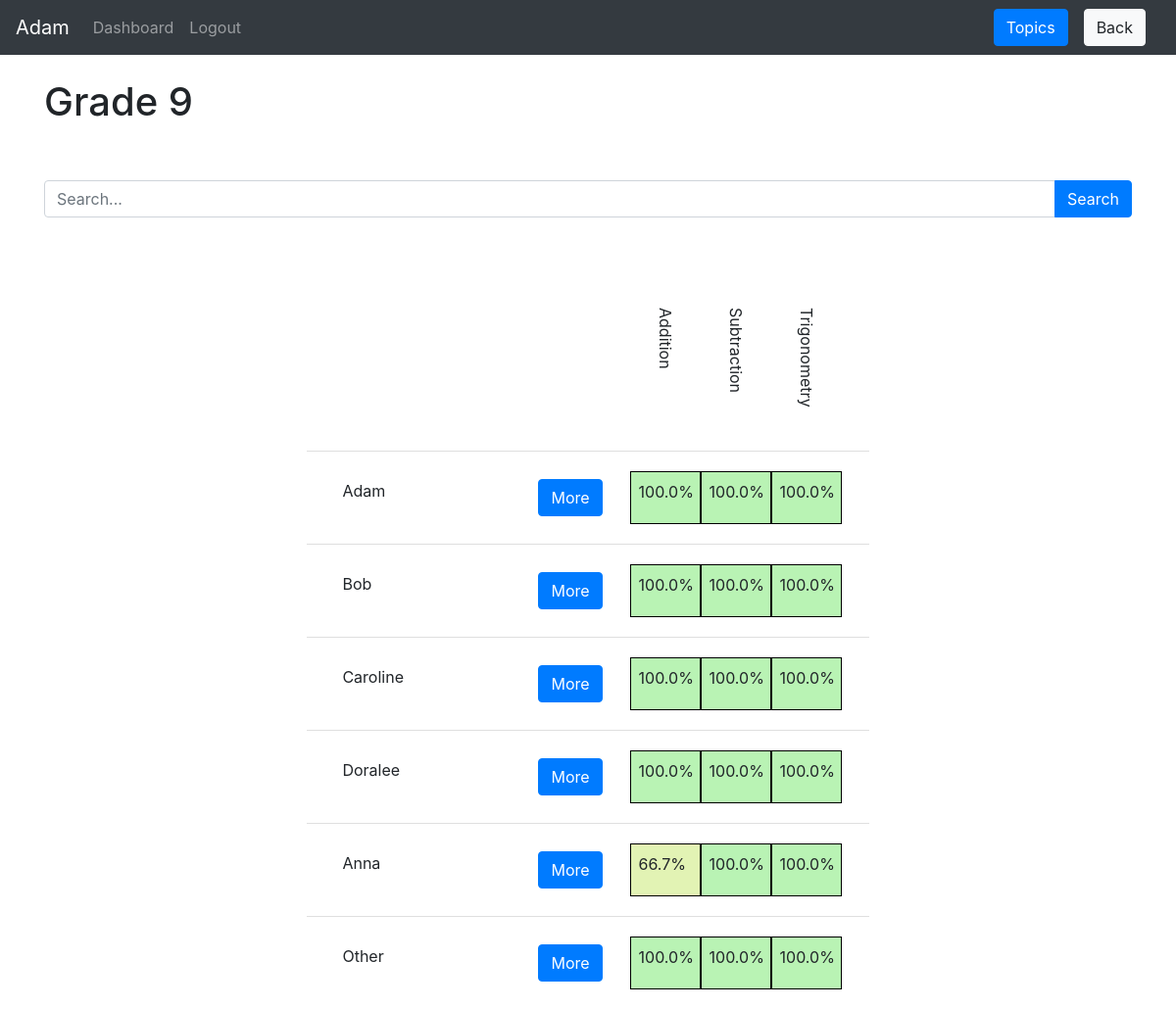
Page /teacher/group-detail/1 (signed in) on the committed database.
### website/models.py (models this page shows)
class User(db.Model, UserMixin):                                                        # type: ignore
    id = db.Column(db.Integer, primary_key=True)
    email = db.Column(db.String(150), unique=True)
    password = db.Column(db.String(150))
    first_name = db.Column(db.String(150))
    teacher_id = db.relationship('Teacher', uselist=False, backref="user")
    student_id = db.relationship('Student', uselist=False, backref="user")

class Group(db.Model):
    id = db.Column(db.Integer, primary_key=True)
    name = db.Column(db.String(150))
    teacher_id = db.Column(db.Integer, db.ForeignKey('teacher.id'))
    student_ids = db.relationship('Student')
    topic_ids = db.relationship('Topic')

class Topic(db.Model):
    id = db.Column(db.Integer, primary_key=True)
    name = db.Column(db.String(150))
    active = db.Column(db.Boolean)
    locked = db.Column(db.Boolean)
    instances = db.Column(db.SmallInteger)
    date = db.Column(db.DateTime(timezone=True))
    group_id = db.Column(db.Integer, db.ForeignKey('group.id'))
    variable_ids = db.relationship('Variable')
    problem_ids = db.relationship('Problem')
    data_ids = db.relationship('Data')

class Student(db.Model):                                                        # type: ignore
    id = db.Column(db.Integer, primary_key=True)
    user_id = db.Column(db.Integer, db.ForeignKey('user.id'))
    group_id = db.Column(db.Integer, db.ForeignKey('group.id'))
    data_ids = db.relationship('Data')

class Data(db.Model):
    id = db.Column(db.Integer, primary_key=True)
    correct = db.Column(db.SmallInteger)
    completed = db.Column(db.SmallInteger)
    avg_time = db.Column(db.SmallInteger)
    accuracy = correct*100/completed
    last_done = db.Column(db.DateTime(timezone=True), default=func.now())
    topic_id = db.Column(db.Integer, db.ForeignKey('topic.id'))
    student_id = db.Column(db.Integer, db.ForeignKey('student.id'))

### website/teacher/teacher_views.py (the view)
@views.route('/group-detail/<group_id>', methods=['GET', 'POST'])
@login_required
def group_detail(group_id):
    if request.method == 'POST' and request.form.get('button').split(':')[0] == 'more':# type: ignore
        return redirect(url_for('teacher_views.student_overview', student_id=request.form.get('button').split(':')[1]))# type: ignore
    if request.method == 'POST' and request.form.get('button').split(':')[0] == 'topi':# type: ignore
        return redirect(url_for('teacher_views.topics', group_id=request.form['button'].split(':')[1]))
    else:
        group = Group.query.filter_by(id=group_id).first()
        students = []
        condition = ""
        if request.method == 'POST':
            condition = request.form['search']
        for student in group.student_ids:
            name = student.user.first_name
            if condition.lower() in name.lower():
                students.append(student)
        return render_template("teacher/group_detail.html", user=current_user, group=group, students=students)

### website/templates/teacher/group_detail.html
{% extends "base.html" %} {% block title %}Classes{% endblock %}
{% block extra_header %}<form method="POST"><button name="button" class="btn btn-primary" value="topi:{{ group.id }}">Topics</button></form>
<a href="{{url_for('teacher_views.groups', index=0)}}">
  <button class="btn btn-light ml-3" type="button" name="button">Back</button>
</a>
{% endblock %}
{% block content %}
<br>
<h1>{{ group.name }}</h1>
<br>
<form method='POST'>
<br>
<div class="input-group mb-3">
  <input name="search" type="text" class="form-control" placeholder="Search..." aria-label="Username" aria-describedby="basic-addon1">
  <div class="input-group-append">
    <button class="btn btn-primary" value="sear:ch" name="button">Search</button>
  </div>
</div>
<br>
<br>
<div style="display:flex; flex-direction: row; justify-content: center; align-items: center">
  {% if group.student_ids: %}
  <ul class="list-group list-group-flush">
    <li class="list-group-item">
      <div class="p-2">
        <div class="d-flex justify-content-end">
          {% for topic in group.topic_ids %}
          {% if topic.active %}
            <div class="d-flex p-2" ><p style="writing-mode: tb-rl">{{ topic.name }}</p></div>
            {% endif%}
          {% endfor %}
        </div>
    </li>
    {% for student in students %}
    <li class="list-group-item">
        <div class="p-2">
          <div class="d-flex justify-content-center">
            <div class="d-flex justify-content-between">
              <div class="p-2" style="width: 200px">{{ student.user.first_name | truncate(22) }}</div>
                <form method='POST'>
                  <div class="p-2">
                    <button type="submit" name="button" class="btn btn-primary" value="more:{{ student.id }}">More</button>
                  </div>
                </form>
              <div style="width:20px"></div>
            </div>
              {% for data in student.data_ids %}
              {% for topic in group.topic_ids %}
              {% if data.topic_id == topic.id and topic.active%}
          <div class="d-flex p-2" style="width: 72px; background-color: hsl({{ data.correct*115/data.completed}}, 73%, 83%); border:1px solid black">{{ '%0.1f'| format(data.correct*100/data.completed) }}%</div>
              {% endif %}
              {% endfor %}
              {% endfor %}
        </div>
    </li>
  {% endfor %}
  </ul>
  {% else %}
  <p>Once your students sign up you will be able to see them here.</p>
  {% endif %}
</div>
{% endblock %}

### website/templates/base.html (shortened to what this page needs)
<!DOCTYPE html>
<html>
  <head>
    <link
      rel="stylesheet"
      href="https://stackpath.bootstrapcdn.com/bootstrap/4.4.1/css/bootstrap.min.css"
    />
    <link
      rel="stylesheet"
      href="https://stackpath.bootstrapcdn.com/font-awesome/4.7.0/css/font-awesome.min.css"
    />
  </head>
  <body>
    <nav class="navbar navbar-expand-lg navbar-dark bg-dark justify-content-between">
      <div>
      <div class="collapse navbar-collapse" id="navbar">
        <div class="navbar-nav">
            {% if user.is_authenticated %}
            <a class="navbar-brand" id="page" href='#'>{{ user.first_name }}</a>
            {% if user.teacher_id %}
            <a class="nav-item nav-link" id="page" href="/teacher/">Classes</a>
            {% elif user.student_id %}
            <a class="nav-item nav-link" id="page" href="/student/dash">Dashboard</a>
            {% endif %}
            <a class="nav-item nav-link ml-auto align-left" id="logout" href="/logout">Logout</a>
            {% else %}
            <a class="nav-item nav-link" id="login" href="/login">Login</a>
            <a class="nav-item nav-link" id="signUp" href="/sign-up">Sign Up</a>
            {% endif%}
        </div>
      </div>
    </div>
    <div class="container justify-content-end my-2 my-sm-0">{% block extra_header %} {% endblock %}</div>
    </nav>
    <div class="container">{% block content %} {% endblock %}</div>
  </body>
</html>

### rows in the picture
User: first_name "Adam"
Group: name "Grade 9"
Topic: name "Addition"
Topic: name "Subtraction"
Topic: name "Trigonometry"
Student: user.first_name "Adam"
Data: data.correct*100/data.completed "100.0"
Data: data.correct*100/data.completed "100.0"
Data: data.correct*100/data.completed "100.0"
Student: user.first_name "Bob"
Data: data.correct*100/data.completed "100.0"
Data: data.correct*100/data.completed "100.0"
Data: data.correct*100/data.completed "100.0"
Student: user.first_name "Caroline"
Data: data.correct*100/data.completed "100.0"
Data: data.correct*100/data.completed "100.0"
Data: data.correct*100/data.completed "100.0"
Student: user.first_name "Doralee"
Data: data.correct*100/data.completed "100.0"
Data: data.correct*100/data.completed "100.0"
Data: data.correct*100/data.completed "100.0"
Student: user.first_name "Anna"
Data: data.correct*100/data.completed "66.7"
Data: data.correct*100/data.completed "100.0"
Data: data.correct*100/data.completed "100.0"
Student: user.first_name "Other"
Data: data.correct*100/data.completed "100.0"
Data: data.correct*100/data.completed "100.0"
Data: data.correct*100/data.completed "100.0"
